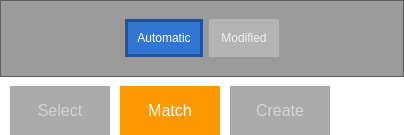
<?xml version="1.0" encoding="UTF-8"?>
<ui version="4.0">
 <class>Controls</class>
 <widget class="QWidget" name="Controls">
  <property name="geometry">
   <rect>
    <x>0</x>
    <y>0</y>
    <width>404</width>
    <height>135</height>
   </rect>
  </property>
  <property name="styleSheet">
   <string notr="true">QWidget { background:transparent }

QTabBar { font-size: 16px; alignment: center; }
QTabBar::tab { background: rgba(40, 40, 40, 100); color: lightgray; padding: 15px; margin-left:10px; min-width:70px;} 
QTabBar::tab:selected { background: rgb(255,153,0); color: white; } 
QTabBar::tab:hover:!pressed { background:rgb(255,192,98); color:white;  }


QPushButton { 
	background:rgb(120,120,120);
	border: 3px solid rgb(120,120,120);
	padding: 9px;
    color: white;
	font-size: 12px;
}

QPushButton:hover{ background:rgb(255,153,0); border-color:rgb(255,153,0); }
QPushButton:pressed{ background:rgb(255,153,0); border-color:#FFB444; top:2px; }
</string>
  </property>
  <layout class="QVBoxLayout" name="verticalLayout">
   <property name="spacing">
    <number>0</number>
   </property>
   <property name="margin">
    <number>0</number>
   </property>
   <item>
    <widget class="QTabWidget" name="tabWidget">
     <property name="tabPosition">
      <enum>QTabWidget::South</enum>
     </property>
     <property name="tabShape">
      <enum>QTabWidget::Rounded</enum>
     </property>
     <property name="currentIndex">
      <number>1</number>
     </property>
     <property name="documentMode">
      <bool>true</bool>
     </property>
     <widget class="QWidget" name="tab">
      <attribute name="title">
       <string>Select</string>
      </attribute>
     </widget>
     <widget class="QWidget" name="tab_2">
      <attribute name="title">
       <string>Match</string>
      </attribute>
      <layout class="QGridLayout" name="gridLayout_2">
       <property name="leftMargin">
        <number>0</number>
       </property>
       <property name="topMargin">
        <number>0</number>
       </property>
       <property name="rightMargin">
        <number>0</number>
       </property>
       <property name="bottomMargin">
        <number>9</number>
       </property>
       <property name="spacing">
        <number>0</number>
       </property>
       <item row="0" column="0">
        <widget class="QFrame" name="frame">
         <property name="styleSheet">
          <string notr="true">QFrame { background:rgba(0, 0, 0, 100); }

QPushButton { 
	background: rgba(188,188,188,188);
	border: 3px solid rgba(188,188,188,0);
    color: rgba(255,255,255,200);
}

QPushButton:hover{ background: #8AA9D3; border-color: #8AA9D3; color:white;}
QPushButton:checked{ background:rgb(50,118,211); border-color: rgb(33,83,152); color:white;  }
</string>
         </property>
         <property name="frameShape">
          <enum>QFrame::StyledPanel</enum>
         </property>
         <property name="frameShadow">
          <enum>QFrame::Raised</enum>
         </property>
         <layout class="QVBoxLayout" name="verticalLayout_2">
          <item>
           <layout class="QGridLayout" name="gridLayout_3">
            <item row="0" column="1">
             <widget class="QPushButton" name="pushButton_3">
              <property name="text">
               <string>Automatic</string>
              </property>
              <property name="checkable">
               <bool>true</bool>
              </property>
              <property name="checked">
               <bool>true</bool>
              </property>
              <property name="autoExclusive">
               <bool>true</bool>
              </property>
              <property name="flat">
               <bool>true</bool>
              </property>
              <attribute name="buttonGroup">
               <string notr="true">buttonGroup</string>
              </attribute>
             </widget>
            </item>
            <item row="0" column="2">
             <widget class="QPushButton" name="pushButton_2">
              <property name="text">
               <string>Modified</string>
              </property>
              <property name="checkable">
               <bool>true</bool>
              </property>
              <property name="autoExclusive">
               <bool>true</bool>
              </property>
              <property name="flat">
               <bool>true</bool>
              </property>
              <attribute name="buttonGroup">
               <string notr="true">buttonGroup</string>
              </attribute>
             </widget>
            </item>
            <item row="0" column="0">
             <spacer name="horizontalSpacer_2">
              <property name="orientation">
               <enum>Qt::Horizontal</enum>
              </property>
              <property name="sizeHint" stdset="0">
               <size>
                <width>40</width>
                <height>20</height>
               </size>
              </property>
             </spacer>
            </item>
            <item row="0" column="3">
             <spacer name="horizontalSpacer_3">
              <property name="orientation">
               <enum>Qt::Horizontal</enum>
              </property>
              <property name="sizeHint" stdset="0">
               <size>
                <width>40</width>
                <height>20</height>
               </size>
              </property>
             </spacer>
            </item>
           </layout>
          </item>
         </layout>
        </widget>
       </item>
      </layout>
     </widget>
     <widget class="QWidget" name="tab_3">
      <attribute name="title">
       <string>Create</string>
      </attribute>
      <layout class="QGridLayout" name="gridLayout">
       <property name="leftMargin">
        <number>0</number>
       </property>
       <property name="topMargin">
        <number>0</number>
       </property>
       <property name="rightMargin">
        <number>0</number>
       </property>
       <property name="bottomMargin">
        <number>9</number>
       </property>
       <property name="spacing">
        <number>0</number>
       </property>
       <item row="0" column="0">
        <widget class="QFrame" name="frame_2">
         <property name="styleSheet">
          <string notr="true">QFrame { background:rgba(0, 0, 0, 100); }</string>
         </property>
         <property name="frameShape">
          <enum>QFrame::StyledPanel</enum>
         </property>
         <property name="frameShadow">
          <enum>QFrame::Raised</enum>
         </property>
         <layout class="QVBoxLayout" name="verticalLayout_3">
          <item>
           <layout class="QGridLayout" name="gridLayout_4">
            <item row="0" column="3">
             <widget class="QPushButton" name="pushButton">
              <property name="text">
               <string>Export</string>
              </property>
             </widget>
            </item>
            <item row="0" column="2">
             <spacer name="horizontalSpacer">
              <property name="orientation">
               <enum>Qt::Horizontal</enum>
              </property>
              <property name="sizeHint" stdset="0">
               <size>
                <width>40</width>
                <height>20</height>
               </size>
              </property>
             </spacer>
            </item>
            <item row="0" column="1">
             <widget class="QPushButton" name="pushButton_4">
              <property name="text">
               <string>Blend!</string>
              </property>
             </widget>
            </item>
            <item row="0" column="0">
             <spacer name="horizontalSpacer_4">
              <property name="orientation">
               <enum>Qt::Horizontal</enum>
              </property>
              <property name="sizeHint" stdset="0">
               <size>
                <width>40</width>
                <height>20</height>
               </size>
              </property>
             </spacer>
            </item>
            <item row="0" column="4">
             <spacer name="horizontalSpacer_5">
              <property name="orientation">
               <enum>Qt::Horizontal</enum>
              </property>
              <property name="sizeHint" stdset="0">
               <size>
                <width>40</width>
                <height>20</height>
               </size>
              </property>
             </spacer>
            </item>
           </layout>
          </item>
         </layout>
        </widget>
       </item>
      </layout>
     </widget>
    </widget>
   </item>
  </layout>
 </widget>
 <resources/>
 <connections/>
 <buttongroups>
  <buttongroup name="buttonGroup"/>
 </buttongroups>
</ui>
